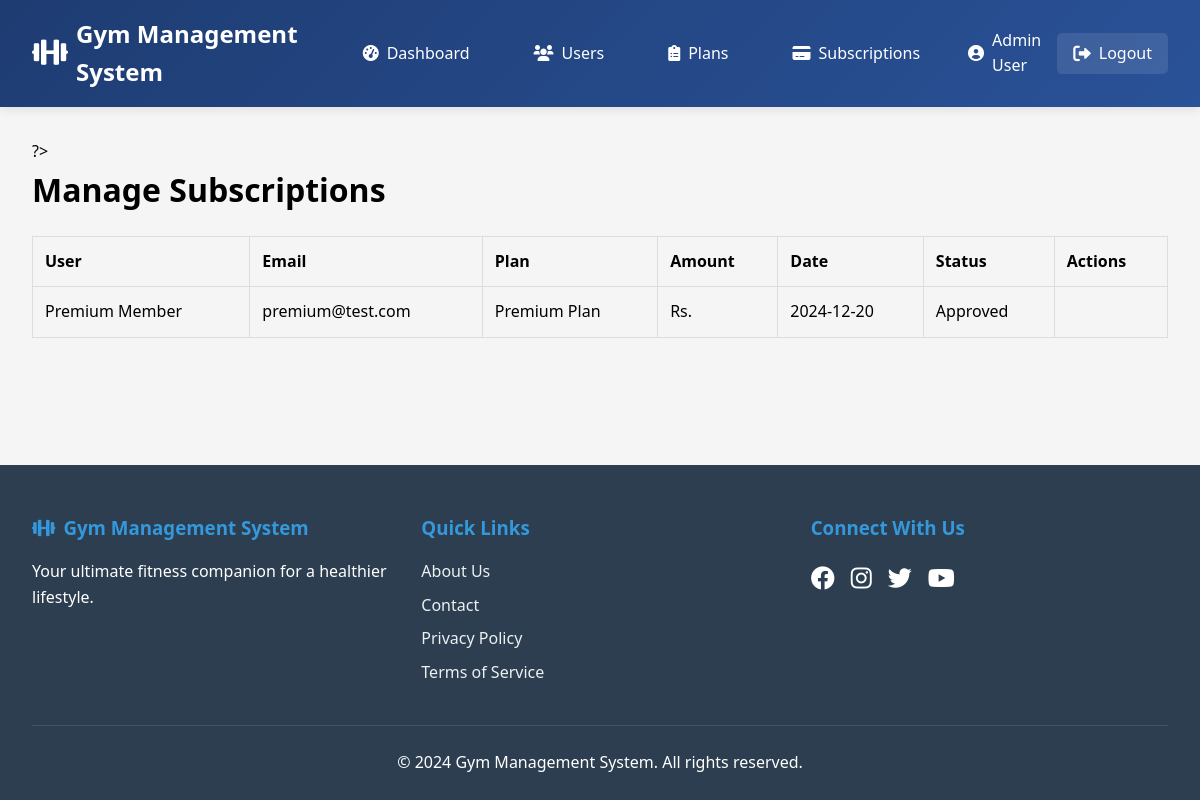
Screenshot of /admin/manage_subscriptions.php (signed in) with the database file from the repository.
### tables this page shows
CREATE TABLE subscriptions (
    subscription_id INT AUTO_INCREMENT PRIMARY KEY,
    user_id INT NOT NULL,
    plan_id INT NOT NULL,
    subscription_date TIMESTAMP DEFAULT CURRENT_TIMESTAMP,
    payment_status ENUM('Pending', 'Paid', 'Approved', 'Rejected') DEFAULT 'Pending',
    FOREIGN KEY (user_id) REFERENCES users(user_id) ON DELETE CASCADE,
    FOREIGN KEY (plan_id) REFERENCES gym_plans(plan_id) ON DELETE CASCADE
);

CREATE TABLE users (
    user_id INT AUTO_INCREMENT PRIMARY KEY,
    full_name VARCHAR(100) NOT NULL,
    email VARCHAR(100) UNIQUE NOT NULL,
    password VARCHAR(255) NOT NULL,
    phone_number VARCHAR(15),
    registration_date TIMESTAMP DEFAULT CURRENT_TIMESTAMP,
    role ENUM('admin', 'user') DEFAULT 'user'
);

CREATE TABLE gym_plans (
    plan_id INT AUTO_INCREMENT PRIMARY KEY,
    plan_name VARCHAR(100) NOT NULL,
    plan_description TEXT,
    plan_price DECIMAL(10, 2) NOT NULL,
    plan_duration INT NOT NULL  
);

### admin/manage_subscriptions.php (the view, shortened to what this page needs)
<?php
require_once '../includes/header.php';
$subscriptions_sql = "SELECT s.*, u.full_name, u.email, g.plan_name, p.amount
                     FROM subscriptions s
                     JOIN users u ON s.user_id = u.user_id
                     JOIN gym_plans g ON s.plan_id = g.plan_id
                     LEFT JOIN payments p ON s.subscription_id = p.subscription_id
                     ORDER BY s.subscription_date DESC";
$subscriptions_result = mysqli_query($con, $subscriptions_sql);
?>
<div class="container">
    <h1>Manage Subscriptions</h1>
    <table class="table">
        <thead>
            <tr>
                <th>User</th>
                <th>Email</th>
                <th>Plan</th>
                <th>Amount</th>
                <th>Date</th>
                <th>Status</th>
                <th>Actions</th>
            </tr>
        </thead>
        <tbody>
            <?php while ($sub = mysqli_fetch_assoc($subscriptions_result)): ?>
            <tr>
                <td><?php echo htmlspecialchars($sub['full_name']); ?></td>
                <td><?php echo htmlspecialchars($sub['email']); ?></td>
                <td><?php echo htmlspecialchars($sub['plan_name']); ?></td>
                <td>Rs. <?php echo htmlspecialchars($sub['amount']); ?></td>
                <td><?php echo date('Y-m-d', strtotime($sub['subscription_date'])); ?></td>
                <td><?php echo htmlspecialchars($sub['payment_status']); ?></td>
                <td>
                </td>
            </tr>
            <?php endwhile; ?>
        </tbody>
    </table>
</div>
<?php require_once '../includes/footer.php'; ?>

### assets/css/style.css (style rules this page uses)
* { margin: 0; padding: 0; box-sizing: border-box; }
body { font-family: 'Segoe UI', Tahoma, Geneva, Verdana, sans-serif; line-height: 1.6; background-color: #f5f5f5; min-height: 100vh; display: flex; flex-direction: column; }
.table { width: 100%; border-collapse: collapse; margin-top: 20px; }
.table th, .table td { padding: 12px; border: 1px solid #ddd; text-align: left; }

### rows the page displays
subscriptions: user.full_name "Premium Member", user.email "premium@test.com", plan.plan_name "Premium Plan", subscription_date "2024-12-20", payment_status "Approved"

### other values shown
SITE_NAME "Gym Management System"
$_SESSION['full_name'] "Admin User"
